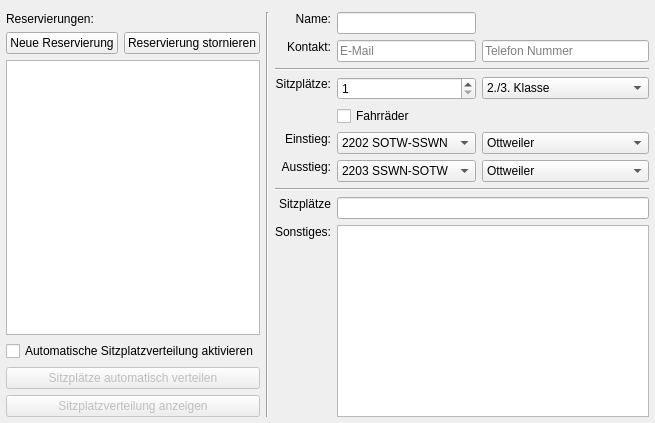
      <widget class="QWidget" name="tabReservierungen">
       <property name="enabled">
        <bool>true</bool>
       </property>
       <attribute name="title">
        <string>Reservierungen</string>
       </attribute>
       <layout class="QGridLayout" name="gridLayout_11" columnstretch="1,0,2">
        <property name="leftMargin">
         <number>6</number>
        </property>
        <property name="topMargin">
         <number>12</number>
        </property>
        <property name="rightMargin">
         <number>6</number>
        </property>
        <property name="bottomMargin">
         <number>6</number>
        </property>
        <property name="horizontalSpacing">
         <number>6</number>
        </property>
        <property name="verticalSpacing">
         <number>-1</number>
        </property>
        <item row="0" column="0">
         <layout class="QGridLayout" name="gridLayout_6" rowstretch="0,0,1,0,0,0">
          <item row="4" column="0" colspan="2">
           <widget class="QPushButton" name="pushResAllAuto">
            <property name="enabled">
             <bool>false</bool>
            </property>
            <property name="text">
             <string>Sitzplätze automatisch verteilen</string>
            </property>
           </widget>
          </item>
          <item row="5" column="0" colspan="2">
           <widget class="QPushButton" name="pushResVerteilung">
            <property name="enabled">
             <bool>false</bool>
            </property>
            <property name="text">
             <string>Sitzplatzverteilung anzeigen</string>
            </property>
           </widget>
          </item>
          <item row="2" column="0" colspan="2">
           <widget class="QListWidget" name="listRes">
            <property name="enabled">
             <bool>true</bool>
            </property>
            <property name="sortingEnabled">
             <bool>true</bool>
            </property>
           </widget>
          </item>
          <item row="1" column="1">
           <widget class="QPushButton" name="toolResDelete">
            <property name="enabled">
             <bool>true</bool>
            </property>
            <property name="sizePolicy">
             <sizepolicy hsizetype="Expanding" vsizetype="Fixed">
              <horstretch>0</horstretch>
              <verstretch>0</verstretch>
             </sizepolicy>
            </property>
            <property name="text">
             <string>Reservierung stornieren</string>
            </property>
           </widget>
          </item>
          <item row="0" column="0">
           <widget class="QLabel" name="label_7">
            <property name="text">
             <string>Reservierungen:</string>
            </property>
           </widget>
          </item>
          <item row="1" column="0">
           <widget class="QPushButton" name="toolResAdd">
            <property name="enabled">
             <bool>true</bool>
            </property>
            <property name="sizePolicy">
             <sizepolicy hsizetype="Expanding" vsizetype="Fixed">
              <horstretch>0</horstretch>
              <verstretch>0</verstretch>
             </sizepolicy>
            </property>
            <property name="text">
             <string>Neue Reservierung</string>
            </property>
           </widget>
          </item>
          <item row="3" column="0" colspan="2">
           <widget class="QCheckBox" name="checkResAuto">
            <property name="enabled">
             <bool>true</bool>
            </property>
            <property name="text">
             <string>Automatische Sitzplatzverteilung aktivieren</string>
            </property>
           </widget>
          </item>
         </layout>
        </item>
        <item row="0" column="1">
         <widget class="Line" name="line_4">
          <property name="orientation">
           <enum>Qt::Vertical</enum>
          </property>
         </widget>
        </item>
        <item row="0" column="2">
         <layout class="QGridLayout" name="gridLayout_10" rowstretch="0,0,0,0,0,0,0,0,0,1" columnstretch="0,1,1">
          <item row="0" column="1">
           <widget class="QLineEdit" name="lineResName">
            <property name="enabled">
             <bool>true</bool>
            </property>
            <property name="sizePolicy">
             <sizepolicy hsizetype="Expanding" vsizetype="Fixed">
              <horstretch>0</horstretch>
              <verstretch>0</verstretch>
             </sizepolicy>
            </property>
           </widget>
          </item>
          <item row="1" column="0">
           <widget class="QLabel" name="label_11">
            <property name="text">
             <string>Kontakt:</string>
            </property>
            <property name="alignment">
             <set>Qt::AlignRight|Qt::AlignTop|Qt::AlignTrailing</set>
            </property>
           </widget>
          </item>
          <item row="1" column="1">
           <widget class="QLineEdit" name="lineResMail">
            <property name="enabled">
             <bool>true</bool>
            </property>
            <property name="inputMethodHints">
             <set>Qt::ImhEmailCharactersOnly</set>
            </property>
            <property name="placeholderText">
             <string>E-Mail</string>
            </property>
           </widget>
          </item>
          <item row="8" column="1" colspan="2">
           <widget class="QLineEdit" name="lineResSitze"/>
          </item>
          <item row="5" column="0">
           <widget class="QLabel" name="label_14">
            <property name="text">
             <string>Einstieg:</string>
            </property>
            <property name="alignment">
             <set>Qt::AlignRight|Qt::AlignTop|Qt::AlignTrailing</set>
            </property>
           </widget>
          </item>
          <item row="5" column="1">
           <widget class="QComboBox" name="comboResStart1Zug">
            <property name="enabled">
             <bool>true</bool>
            </property>
            <property name="currentIndex">
             <number>1</number>
            </property>
            <item>
             <property name="text">
              <string>2201 SSWN-SOTW</string>
             </property>
            </item>
            <item>
             <property name="text">
              <string>2202 SOTW-SSWN</string>
             </property>
            </item>
            <item>
             <property name="text">
              <string>2203 SSWN-SOTW</string>
             </property>
            </item>
            <item>
             <property name="text">
              <string>2204 SOTW-SSWN</string>
             </property>
            </item>
            <item>
             <property name="text">
              <string>2205 SSWN-SOTW</string>
             </property>
            </item>
            <item>
             <property name="text">
              <string>2206 SOTW-SSWN</string>
             </property>
            </item>
           </widget>
          </item>
          <item row="6" column="2">
           <widget class="QComboBox" name="comboResEnde1Hp">
            <property name="enabled">
             <bool>true</bool>
            </property>
            <property name="currentIndex">
             <number>10</number>
            </property>
            <item>
             <property name="text">
              <string>Schwarzerden</string>
             </property>
            </item>
            <item>
             <property name="text">
              <string>Oberkirchen (Süd)</string>
             </property>
            </item>
            <item>
             <property name="text">
              <string>Haupersweiler</string>
             </property>
            </item>
            <item>
             <property name="text">
              <string>Osterbrücken</string>
             </property>
            </item>
            <item>
             <property name="text">
              <string>Marth</string>
             </property>
            </item>
            <item>
             <property name="text">
              <string>Niederkirchen</string>
             </property>
            </item>
            <item>
             <property name="text">
              <string>Werschweiler</string>
             </property>
            </item>
            <item>
             <property name="text">
              <string>Dörrenbach</string>
             </property>
            </item>
            <item>
             <property name="text">
              <string>Fürth (Ostertal)</string>
             </property>
            </item>
            <item>
             <property name="text">
              <string>Ottweiler-Wingertsweiher</string>
             </property>
            </item>
            <item>
             <property name="text">
              <string>Ottweiler</string>
             </property>
            </item>
           </widget>
          </item>
          <item row="3" column="2">
           <widget class="QComboBox" name="comboResKlasse">
            <property name="enabled">
             <bool>true</bool>
            </property>
            <property name="currentIndex">
             <number>3</number>
            </property>
            <item>
             <property name="text">
              <string>1. Klasse</string>
             </property>
            </item>
            <item>
             <property name="text">
              <string>2. Klasse</string>
             </property>
            </item>
            <item>
             <property name="text">
              <string>3. Klasse</string>
             </property>
            </item>
            <item>
             <property name="text">
              <string>2./3. Klasse</string>
             </property>
            </item>
           </widget>
          </item>
          <item row="5" column="2">
           <widget class="QComboBox" name="comboResStart1Hp">
            <property name="enabled">
             <bool>true</bool>
            </property>
            <property name="currentIndex">
             <number>10</number>
            </property>
            <item>
             <property name="text">
              <string>Schwarzerden</string>
             </property>
            </item>
            <item>
             <property name="text">
              <string>Oberkirchen (Süd)</string>
             </property>
            </item>
            <item>
             <property name="text">
              <string>Haupersweiler</string>
             </property>
            </item>
            <item>
             <property name="text">
              <string>Osterbrücken</string>
             </property>
            </item>
            <item>
             <property name="text">
              <string>Marth</string>
             </property>
            </item>
            <item>
             <property name="text">
              <string>Niederkirchen</string>
             </property>
            </item>
            <item>
             <property name="text">
              <string>Werschweiler</string>
             </property>
            </item>
            <item>
             <property name="text">
              <string>Dörrenbach</string>
             </property>
            </item>
            <item>
             <property name="text">
              <string>Fürth (Ostertal)</string>
             </property>
            </item>
            <item>
             <property name="text">
              <string>Ottweiler-Wingertsweiher</string>
             </property>
            </item>
            <item>
             <property name="text">
              <string>Ottweiler</string>
             </property>
            </item>
           </widget>
          </item>
          <item row="6" column="1">
           <widget class="QComboBox" name="comboResEnde1Zug">
            <property name="enabled">
             <bool>true</bool>
            </property>
            <property name="currentIndex">
             <number>2</number>
            </property>
            <item>
             <property name="text">
              <string>2201 SSWN-SOTW</string>
             </property>
            </item>
            <item>
             <property name="text">
              <string>2202 SOTW-SSWN</string>
             </property>
            </item>
            <item>
             <property name="text">
              <string>2203 SSWN-SOTW</string>
             </property>
            </item>
            <item>
             <property name="text">
              <string>2204 SOTW-SSWN</string>
             </property>
            </item>
            <item>
             <property name="text">
              <string>2205 SSWN-SOTW</string>
             </property>
            </item>
            <item>
             <property name="text">
              <string>2206 SOTW-SSWN</string>
             </property>
            </item>
           </widget>
          </item>
          <item row="2" column="0" colspan="3">
           <widget class="Line" name="line_5">
            <property name="orientation">
             <enum>Qt::Horizontal</enum>
            </property>
           </widget>
          </item>
          <item row="8" column="0">
           <widget class="QLabel" name="label_12">
            <property name="text">
             <string>Sitzplätze</string>
            </property>
            <property name="alignment">
             <set>Qt::AlignRight|Qt::AlignTop|Qt::AlignTrailing</set>
            </property>
           </widget>
          </item>
          <item row="0" column="0">
           <widget class="QLabel" name="label_8">
            <property name="text">
             <string>Name:</string>
            </property>
            <property name="alignment">
             <set>Qt::AlignRight|Qt::AlignTop|Qt::AlignTrailing</set>
            </property>
           </widget>
          </item>
          <item row="4" column="1">
           <widget class="QCheckBox" name="checkResFahrrad">
            <property name="enabled">
             <bool>true</bool>
            </property>
            <property name="text">
             <string>Fahrräder</string>
            </property>
           </widget>
          </item>
          <item row="9" column="0">
           <widget class="QLabel" name="label_13">
            <property name="text">
             <string>Sonstiges:</string>
            </property>
            <property name="alignment">
             <set>Qt::AlignRight|Qt::AlignTop|Qt::AlignTrailing</set>
            </property>
           </widget>
          </item>
          <item row="9" column="1" colspan="2">
           <widget class="QPlainTextEdit" name="plainResSonstiges">
            <property name="enabled">
             <bool>true</bool>
            </property>
           </widget>
          </item>
          <item row="3" column="0">
           <widget class="QLabel" name="label_9">
            <property name="text">
             <string>Sitzplätze:</string>
            </property>
            <property name="alignment">
             <set>Qt::AlignRight|Qt::AlignTop|Qt::AlignTrailing</set>
            </property>
           </widget>
          </item>
          <item row="1" column="2">
           <widget class="QLineEdit" name="lineResTelefon">
            <property name="enabled">
             <bool>true</bool>
            </property>
            <property name="inputMethodHints">
             <set>Qt::ImhDigitsOnly</set>
            </property>
            <property name="echoMode">
             <enum>QLineEdit::Normal</enum>
            </property>
            <property name="placeholderText">
             <string>Telefon Nummer</string>
            </property>
           </widget>
          </item>
          <item row="6" column="0">
           <widget class="QLabel" name="label_15">
            <property name="text">
             <string>Ausstieg:</string>
            </property>
            <property name="alignment">
             <set>Qt::AlignRight|Qt::AlignTop|Qt::AlignTrailing</set>
            </property>
           </widget>
          </item>
          <item row="3" column="1">
           <widget class="QSpinBox" name="spinResAnzahl">
            <property name="enabled">
             <bool>true</bool>
            </property>
            <property name="sizePolicy">
             <sizepolicy hsizetype="Minimum" vsizetype="Fixed">
              <horstretch>0</horstretch>
              <verstretch>0</verstretch>
             </sizepolicy>
            </property>
            <property name="minimum">
             <number>1</number>
            </property>
           </widget>
          </item>
          <item row="7" column="0" colspan="3">
           <widget class="Line" name="line_6">
            <property name="orientation">
             <enum>Qt::Horizontal</enum>
            </property>
           </widget>
          </item>
         </layout>
        </item>
       </layout>
      </widget>
